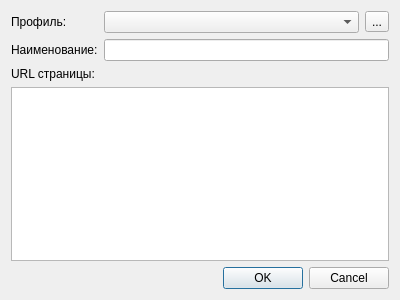
<?xml version="1.0" encoding="UTF-8"?>
<ui version="4.0">
 <class>DialogMplItem</class>
 <widget class="QDialog" name="DialogMplItem">
  <property name="geometry">
   <rect>
    <x>0</x>
    <y>0</y>
    <width>400</width>
    <height>300</height>
   </rect>
  </property>
  <property name="windowTitle">
   <string>Dialog</string>
  </property>
  <layout class="QGridLayout" name="gridLayout_2">
   <item row="2" column="0">
    <widget class="QDialogButtonBox" name="buttonBox">
     <property name="orientation">
      <enum>Qt::Horizontal</enum>
     </property>
     <property name="standardButtons">
      <set>QDialogButtonBox::Cancel|QDialogButtonBox::Ok</set>
     </property>
    </widget>
   </item>
   <item row="0" column="0">
    <layout class="QGridLayout" name="gridLayout">
     <item row="0" column="1">
      <layout class="QHBoxLayout" name="horizontalLayout">
       <item>
        <widget class="QComboBox" name="cmbMozillaProfile"/>
       </item>
       <item>
        <widget class="QToolButton" name="btnResetProfiles">
         <property name="toolTip">
          <string>Перезаполнить список</string>
         </property>
         <property name="text">
          <string>...</string>
         </property>
         <property name="icon">
          <iconset resource="ba_resurses.qrc">
           <normaloff>:/img/update.png</normaloff>:/img/update.png</iconset>
         </property>
        </widget>
       </item>
      </layout>
     </item>
     <item row="1" column="1">
      <widget class="QLineEdit" name="txtProfileName"/>
     </item>
     <item row="0" column="0">
      <widget class="QLabel" name="label">
       <property name="text">
        <string>Профиль:</string>
       </property>
      </widget>
     </item>
     <item row="1" column="0">
      <widget class="QLabel" name="label_2">
       <property name="text">
        <string>Наименование:</string>
       </property>
      </widget>
     </item>
     <item row="2" column="0">
      <widget class="QLabel" name="label_3">
       <property name="text">
        <string>URL страницы:</string>
       </property>
      </widget>
     </item>
    </layout>
   </item>
   <item row="1" column="0">
    <widget class="QTextEdit" name="txtMplItemUrl"/>
   </item>
  </layout>
 </widget>
 <resources>
  <include location="ba_resurses.qrc"/>
 </resources>
 <connections>
  <connection>
   <sender>buttonBox</sender>
   <signal>accepted()</signal>
   <receiver>DialogMplItem</receiver>
   <slot>accept()</slot>
   <hints>
    <hint type="sourcelabel">
     <x>248</x>
     <y>254</y>
    </hint>
    <hint type="destinationlabel">
     <x>157</x>
     <y>274</y>
    </hint>
   </hints>
  </connection>
  <connection>
   <sender>buttonBox</sender>
   <signal>rejected()</signal>
   <receiver>DialogMplItem</receiver>
   <slot>reject()</slot>
   <hints>
    <hint type="sourcelabel">
     <x>316</x>
     <y>260</y>
    </hint>
    <hint type="destinationlabel">
     <x>286</x>
     <y>274</y>
    </hint>
   </hints>
  </connection>
 </connections>
</ui>
